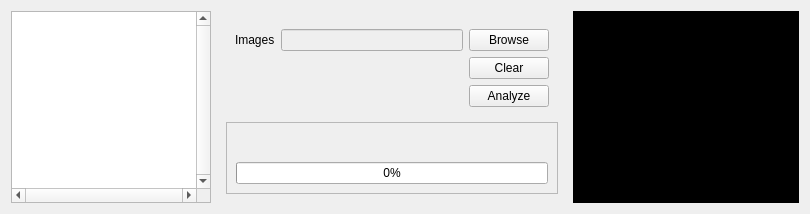
      <widget class="QWidget" name="imageBasedTab">
       <attribute name="title">
        <string>Image Based</string>
       </attribute>
       <layout class="QHBoxLayout" name="horizontalLayout_3">
        <item>
         <widget class="QListWidget" name="filesListWidget">
          <property name="minimumSize">
           <size>
            <width>150</width>
            <height>0</height>
           </size>
          </property>
          <property name="maximumSize">
           <size>
            <width>200</width>
            <height>16777215</height>
           </size>
          </property>
          <property name="verticalScrollBarPolicy">
           <enum>Qt::ScrollBarAlwaysOn</enum>
          </property>
          <property name="horizontalScrollBarPolicy">
           <enum>Qt::ScrollBarAlwaysOn</enum>
          </property>
         </widget>
        </item>
        <item>
         <widget class="QWidget" name="widget_2" native="true">
          <property name="minimumSize">
           <size>
            <width>350</width>
            <height>0</height>
           </size>
          </property>
          <property name="maximumSize">
           <size>
            <width>350</width>
            <height>16777215</height>
           </size>
          </property>
          <layout class="QGridLayout" name="gridLayout_3">
           <item row="0" column="0">
            <widget class="QWidget" name="widget_5" native="true">
             <layout class="QGridLayout" name="gridLayout_4">
              <item row="0" column="0">
               <widget class="QLabel" name="label_13">
                <property name="text">
                 <string>Images</string>
                </property>
               </widget>
              </item>
              <item row="0" column="2">
               <widget class="QPushButton" name="getFilesButton">
                <property name="text">
                 <string>Browse</string>
                </property>
               </widget>
              </item>
              <item row="0" column="1">
               <widget class="QLineEdit" name="inputLineEdit">
                <property name="enabled">
                 <bool>false</bool>
                </property>
               </widget>
              </item>
              <item row="2" column="2">
               <widget class="QPushButton" name="analyzeButton">
                <property name="text">
                 <string>Analyze</string>
                </property>
               </widget>
              </item>
              <item row="1" column="2">
               <widget class="QPushButton" name="clearFilesButton">
                <property name="text">
                 <string>Clear</string>
                </property>
               </widget>
              </item>
             </layout>
            </widget>
           </item>
           <item row="1" column="0">
            <widget class="QFrame" name="frame">
             <property name="frameShape">
              <enum>QFrame::StyledPanel</enum>
             </property>
             <property name="frameShadow">
              <enum>QFrame::Raised</enum>
             </property>
             <layout class="QVBoxLayout" name="verticalLayout">
              <item>
               <widget class="QLabel" name="currentFileLabel">
                <property name="text">
                 <string/>
                </property>
               </widget>
              </item>
              <item>
               <widget class="QProgressBar" name="progressBar">
                <property name="value">
                 <number>0</number>
                </property>
               </widget>
              </item>
             </layout>
            </widget>
           </item>
          </layout>
         </widget>
        </item>
        <item>
         <widget class="QLabel" name="fileViewer">
          <property name="minimumSize">
           <size>
            <width>226</width>
            <height>165</height>
           </size>
          </property>
          <property name="maximumSize">
           <size>
            <width>680</width>
            <height>480</height>
           </size>
          </property>
          <property name="palette">
           <palette>
            <active>
             <colorrole role="WindowText">
              <brush brushstyle="SolidPattern">
               <color alpha="255">
                <red>255</red>
                <green>255</green>
                <blue>255</blue>
               </color>
              </brush>
             </colorrole>
             <colorrole role="Button">
              <brush brushstyle="SolidPattern">
               <color alpha="255">
                <red>0</red>
                <green>0</green>
                <blue>0</blue>
               </color>
              </brush>
             </colorrole>
             <colorrole role="Light">
              <brush brushstyle="SolidPattern">
               <color alpha="255">
                <red>0</red>
                <green>0</green>
                <blue>0</blue>
               </color>
              </brush>
             </colorrole>
             <colorrole role="Midlight">
              <brush brushstyle="SolidPattern">
               <color alpha="255">
                <red>0</red>
                <green>0</green>
                <blue>0</blue>
               </color>
              </brush>
             </colorrole>
             <colorrole role="Dark">
              <brush brushstyle="SolidPattern">
               <color alpha="255">
                <red>0</red>
                <green>0</green>
                <blue>0</blue>
               </color>
              </brush>
             </colorrole>
             <colorrole role="Mid">
              <brush brushstyle="SolidPattern">
               <color alpha="255">
                <red>0</red>
                <green>0</green>
                <blue>0</blue>
               </color>
              </brush>
             </colorrole>
             <colorrole role="Text">
              <brush brushstyle="SolidPattern">
               <color alpha="255">
                <red>255</red>
                <green>255</green>
                <blue>255</blue>
               </color>
              </brush>
             </colorrole>
             <colorrole role="BrightText">
              <brush brushstyle="SolidPattern">
               <color alpha="255">
                <red>255</red>
                <green>255</green>
                <blue>255</blue>
               </color>
              </brush>
             </colorrole>
             <colorrole role="ButtonText">
              <brush brushstyle="SolidPattern">
               <color alpha="255">
                <red>255</red>
                <green>255</green>
                <blue>255</blue>
               </color>
              </brush>
             </colorrole>
             <colorrole role="Base">
              <brush brushstyle="SolidPattern">
               <color alpha="255">
                <red>0</red>
                <green>0</green>
                <blue>0</blue>
               </color>
              </brush>
             </colorrole>
             <colorrole role="Window">
              <brush brushstyle="SolidPattern">
               <color alpha="255">
                <red>0</red>
                <green>0</green>
                <blue>0</blue>
               </color>
              </brush>
             </colorrole>
             <colorrole role="Shadow">
              <brush brushstyle="SolidPattern">
               <color alpha="255">
                <red>0</red>
                <green>0</green>
                <blue>0</blue>
               </color>
              </brush>
             </colorrole>
             <colorrole role="AlternateBase">
              <brush brushstyle="SolidPattern">
               <color alpha="255">
                <red>0</red>
                <green>0</green>
                <blue>0</blue>
               </color>
              </brush>
             </colorrole>
             <colorrole role="ToolTipBase">
              <brush brushstyle="SolidPattern">
               <color alpha="255">
                <red>255</red>
                <green>255</green>
                <blue>220</blue>
               </color>
              </brush>
             </colorrole>
             <colorrole role="ToolTipText">
              <brush brushstyle="SolidPattern">
               <color alpha="255">
                <red>0</red>
                <green>0</green>
                <blue>0</blue>
               </color>
              </brush>
             </colorrole>
            </active>
            <inactive>
             <colorrole role="WindowText">
              <brush brushstyle="SolidPattern">
               <color alpha="255">
                <red>255</red>
                <green>255</green>
                <blue>255</blue>
               </color>
              </brush>
             </colorrole>
             <colorrole role="Button">
              <brush brushstyle="SolidPattern">
               <color alpha="255">
                <red>0</red>
                <green>0</green>
                <blue>0</blue>
               </color>
              </brush>
             </colorrole>
             <colorrole role="Light">
              <brush brushstyle="SolidPattern">
               <color alpha="255">
                <red>0</red>
                <green>0</green>
                <blue>0</blue>
               </color>
              </brush>
             </colorrole>
             <colorrole role="Midlight">
              <brush brushstyle="SolidPattern">
               <color alpha="255">
                <red>0</red>
                <green>0</green>
                <blue>0</blue>
               </color>
              </brush>
             </colorrole>
             <colorrole role="Dark">
              <brush brushstyle="SolidPattern">
               <color alpha="255">
                <red>0</red>
                <green>0</green>
                <blue>0</blue>
               </color>
              </brush>
             </colorrole>
             <colorrole role="Mid">
              <brush brushstyle="SolidPattern">
               <color alpha="255">
                <red>0</red>
                <green>0</green>
                <blue>0</blue>
               </color>
              </brush>
             </colorrole>
             <colorrole role="Text">
              <brush brushstyle="SolidPattern">
               <color alpha="255">
                <red>255</red>
                <green>255</green>
                <blue>255</blue>
               </color>
              </brush>
             </colorrole>
             <colorrole role="BrightText">
              <brush brushstyle="SolidPattern">
               <color alpha="255">
                <red>255</red>
                <green>255</green>
                <blue>255</blue>
               </color>
              </brush>
             </colorrole>
             <colorrole role="ButtonText">
              <brush brushstyle="SolidPattern">
               <color alpha="255">
                <red>255</red>
                <green>255</green>
                <blue>255</blue>
               </color>
              </brush>
             </colorrole>
             <colorrole role="Base">
              <brush brushstyle="SolidPattern">
               <color alpha="255">
                <red>0</red>
                <green>0</green>
                <blue>0</blue>
               </color>
              </brush>
             </colorrole>
             <colorrole role="Window">
              <brush brushstyle="SolidPattern">
               <color alpha="255">
                <red>0</red>
                <green>0</green>
                <blue>0</blue>
               </color>
              </brush>
             </colorrole>
             <colorrole role="Shadow">
              <brush brushstyle="SolidPattern">
               <color alpha="255">
                <red>0</red>
                <green>0</green>
                <blue>0</blue>
               </color>
              </brush>
             </colorrole>
             <colorrole role="AlternateBase">
              <brush brushstyle="SolidPattern">
               <color alpha="255">
                <red>0</red>
                <green>0</green>
                <blue>0</blue>
               </color>
              </brush>
             </colorrole>
             <colorrole role="ToolTipBase">
              <brush brushstyle="SolidPattern">
               <color alpha="255">
                <red>255</red>
                <green>255</green>
                <blue>220</blue>
               </color>
              </brush>
             </colorrole>
             <colorrole role="ToolTipText">
              <brush brushstyle="SolidPattern">
               <color alpha="255">
                <red>0</red>
                <green>0</green>
                <blue>0</blue>
               </color>
              </brush>
             </colorrole>
            </inactive>
            <disabled>
             <colorrole role="WindowText">
              <brush brushstyle="SolidPattern">
               <color alpha="255">
                <red>0</red>
                <green>0</green>
                <blue>0</blue>
               </color>
              </brush>
             </colorrole>
             <colorrole role="Button">
              <brush brushstyle="SolidPattern">
               <color alpha="255">
                <red>0</red>
                <green>0</green>
                <blue>0</blue>
               </color>
              </brush>
             </colorrole>
             <colorrole role="Light">
              <brush brushstyle="SolidPattern">
               <color alpha="255">
                <red>0</red>
                <green>0</green>
                <blue>0</blue>
               </color>
              </brush>
             </colorrole>
             <colorrole role="Midlight">
              <brush brushstyle="SolidPattern">
               <color alpha="255">
                <red>0</red>
                <green>0</green>
                <blue>0</blue>
               </color>
              </brush>
             </colorrole>
             <colorrole role="Dark">
              <brush brushstyle="SolidPattern">
               <color alpha="255">
                <red>0</red>
                <green>0</green>
                <blue>0</blue>
               </color>
              </brush>
             </colorrole>
             <colorrole role="Mid">
              <brush brushstyle="SolidPattern">
               <color alpha="255">
                <red>0</red>
                <green>0</green>
                <blue>0</blue>
               </color>
              </brush>
             </colorrole>
             <colorrole role="Text">
              <brush brushstyle="SolidPattern">
               <color alpha="255">
                <red>0</red>
                <green>0</green>
                <blue>0</blue>
               </color>
              </brush>
             </colorrole>
             <colorrole role="BrightText">
              <brush brushstyle="SolidPattern">
               <color alpha="255">
                <red>255</red>
                <green>255</green>
                <blue>255</blue>
               </color>
              </brush>
             </colorrole>
             <colorrole role="ButtonText">
              <brush brushstyle="SolidPattern">
               <color alpha="255">
                <red>0</red>
                <green>0</green>
                <blue>0</blue>
               </color>
              </brush>
             </colorrole>
             <colorrole role="Base">
              <brush brushstyle="SolidPattern">
               <color alpha="255">
                <red>0</red>
                <green>0</green>
                <blue>0</blue>
               </color>
              </brush>
             </colorrole>
             <colorrole role="Window">
              <brush brushstyle="SolidPattern">
               <color alpha="255">
                <red>0</red>
                <green>0</green>
                <blue>0</blue>
               </color>
              </brush>
             </colorrole>
             <colorrole role="Shadow">
              <brush brushstyle="SolidPattern">
               <color alpha="255">
                <red>0</red>
                <green>0</green>
                <blue>0</blue>
               </color>
              </brush>
             </colorrole>
             <colorrole role="AlternateBase">
              <brush brushstyle="SolidPattern">
               <color alpha="255">
                <red>0</red>
                <green>0</green>
                <blue>0</blue>
               </color>
              </brush>
             </colorrole>
             <colorrole role="ToolTipBase">
              <brush brushstyle="SolidPattern">
               <color alpha="255">
                <red>255</red>
                <green>255</green>
                <blue>220</blue>
               </color>
              </brush>
             </colorrole>
             <colorrole role="ToolTipText">
              <brush brushstyle="SolidPattern">
               <color alpha="255">
                <red>0</red>
                <green>0</green>
                <blue>0</blue>
               </color>
              </brush>
             </colorrole>
            </disabled>
           </palette>
          </property>
          <property name="autoFillBackground">
           <bool>true</bool>
          </property>
          <property name="text">
           <string/>
          </property>
          <property name="alignment">
           <set>Qt::AlignCenter</set>
          </property>
         </widget>
        </item>
       </layout>
      </widget>
